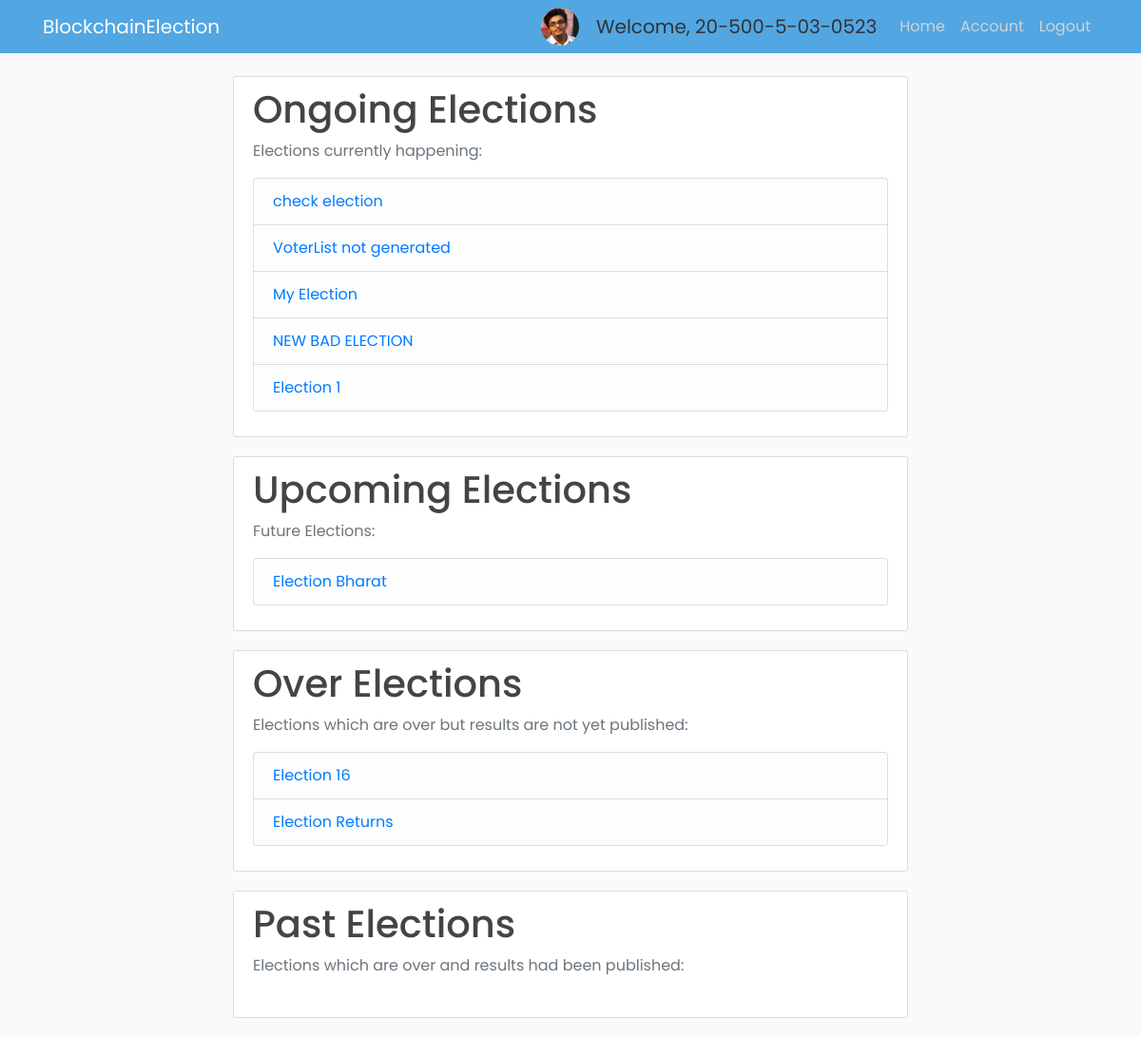
Screenshot of /home (signed in) with the database file from the repository.
### app/models.py (models this page shows, shortened)
class Voter(db.Model, UserMixin):
    id = db.Column(db.Integer, primary_key=True)
    cin = db.Column(db.String(30), unique=True, nullable=False)
    name = db.Column(db.String(255), nullable=False)
    email = db.Column(db.String(30), unique=True, nullable=False)
    dept = db.Column(db.String(4), db.ForeignKey('department.dept_code'), nullable=False)
    imagefile = db.Column(db.String(20), nullable=False, default='default.jpg')
    password = db.Column(db.String(60), nullable=False)
    join_year = db.Column(db.Integer, nullable=False, default=2016)
    is_admin = db.Column(db.Boolean, default=False, nullable=False)

class Election(db.Model):
    election_id = db.Column(db.String(5), primary_key=True, nullable=False)
    election_title = db.Column(db.String(255), nullable=False)
    create_date = db.Column(db.DateTime, nullable=False, default=datetime.utcnow)
    start_date = db.Column(db.DateTime, nullable=False, default=datetime.utcnow)
    end_date = db.Column(db.DateTime, db.CheckConstraint("end_date > start_date"), nullable=False)
    public_key = db.Column(db.Text, nullable=False, unique=True)
    max_attempt = db.Column(db.Integer, nullable=False, default=3)
    election_state = db.Column(db.String(30), db.CheckConstraint("election_state in ('upcoming', 'ongoing', 'over', 'counting_finished','past')"))
    results_published = db.Column(db.Boolean, nullable=False, default=False)

### app/routes.py (the view)
@app.route("/home")
def home():
    elections = elections = Election.query.order_by(Election.start_date.desc()).all()
    election_util.update_election_state()
    return render_template("home.html", elections=elections)

### app/election_util.py (called while the page is built)
def update_election_state():
    from app import db
    from app.models import Election
    from datetime import datetime
    elections = Election.query.all()
    for election in elections:
        if election.election_state == 'counting_finished':
            continue
        elif election.start_date <= datetime.now() <= election.end_date:
            election.election_state = 'ongoing'
        elif datetime.now() < election.start_date:
            election.election_state = 'upcoming'
        elif datetime.now() > election.end_date and election.results_published == False:
            election.election_state = 'over'
        elif datetime.now() > election.end_date and election.results_published == True:
            election.election_state = 'past'
    db.session.commit()
    print("Election states updated at", datetime.now())

### app/models.py (called while the page is built)
@login_manager.user_loader
def load_user(user_id):
    return Voter.query.get(int(user_id))

### app/templates/home.html (shortened to what this page needs)
{% extends "home_base.html" %}
{% block content %}
{% include 'ongoing_elections.html' %}
{% include 'upcoming_elections.html' %}
{% include 'over_elections.html' %}
{% include 'past_elections.html' %}
{% endblock content %}

### app/templates/navbar.html (shortened to what this page needs)
<header class="site-header">
  <nav class="navbar navbar-expand-md navbar-dark bg-steel fixed-top">
    <div class="container">
      <a class="navbar-brand mr-4" href="{{ url_for('home') }}">BlockchainElection</a>
      <div class="collapse navbar-collapse" id="navbarToggle">
        <div class="navbar-nav ml-auto">
          {% if current_user.is_admin %}
          <img class="rounded-circle account-img-small" src="/static/profile_pics/{{ current_user.imagefile }}">
          <a class="navbar-brand disabled ml-2" style="cursor: default;">Welcome, {{ current_user.cin }}</a>
          {% raw %}
          {% endraw %}
          <a class="nav-item nav-link" href="{{ url_for('admin') }}">Home</a>
          <a class="nav-item nav-link" href="{{ url_for('account') }}">Account</a>
          <a class="nav-item nav-link" href="{{ url_for('logout') }}">Logout</a>
          {% elif current_user.is_authenticated %}
          <img class="rounded-circle account-img-small" src="/static/profile_pics/{{ current_user.imagefile }}">
          <a class="navbar-brand disabled ml-2" style="cursor: default;">Welcome, {{ current_user.cin }}</a>
          <a class="nav-item nav-link" href="{{ url_for('voter') }}">Home</a>
          <a class="nav-item nav-link" href="{{ url_for('account') }}">Account</a>
          <a class="nav-item nav-link" href="{{ url_for('logout') }}">Logout</a>
          {% else %}
            <a class="nav-item nav-link" href="{{ url_for('login') }}">Login</a>
            <a class="nav-item nav-link" href="{{ url_for('register') }}">Register</a>
          {% endif %}
        </div>
      </div>
    </div>
  </nav>
</header>

### app/templates/ongoing_elections.html
{% block ongoing_elections %}
<div class="content-section">
  <h1>Ongoing Elections</h1>
  <p class='text-muted'>Elections currently happening:
  <ul class="list-group">
      {% for election in elections %}
          {% if election.election_state == 'ongoing' %}
              <li class="list-group-item list-group-item-light"><a href="{{ url_for('view_election', id=election.election_id) }}">{{ election.election_title }}</a></li>
          {% endif %}
      {% endfor %}
  </ul>
  </p>
</div>
{% endblock ongoing_elections %}

### app/templates/upcoming_elections.html
{% block upcoming_elections %}
<div class="content-section">
  <h1>Upcoming Elections</h1>
  <p class='text-muted'>Future Elections:
  <ul class="list-group">
      {% for election in elections %}
          {% if election.election_state == 'upcoming' %}
              <li class="list-group-item list-group-item-light"><a href="{{ url_for('view_election', id=election.election_id) }}">{{ election.election_title }}</a></li>
          {% endif %}
      {% endfor %}
  </ul>
  </p>
</div>
{% endblock upcoming_elections %}

### app/templates/over_elections.html
{% block over_elections %}
<div class="content-section">
  <h1>Over Elections</h1>
  <p class='text-muted'>Elections which are over but results are not yet published:
  <ul class="list-group">
    {% for election in elections %}
      {% if election.election_state == 'over' or election.election_state == 'counting_finished' %}
          <li class="list-group-item list-group-item-light"><a href="{{ url_for('view_election', id=election.election_id) }}">{{ election.election_title }}</a></li>
      {% endif %}
    {% endfor %}
  </ul>
  </p>
</div>
{% endblock over_elections %}

### app/static/main.css (style rules this page uses)
body { background: #fafafa; color: #333333; margin-top: 5rem; font-family: "Poppins", sans-serif; }
h1, h2, h3, h4, h5, h6 { color: #444444; }
.bg-steel { background-color: #52a6e2; }
.site-header .navbar-nav .nav-link { color: #cbd5db; }
.content-section { background: #ffffff; padding: 10px 20px; border: 1px solid #dddddd; border-radius: 3px; margin-bottom: 20px; }
.account-img-small { height: 40px; width: 40px; margin-right: 10px; }

### rows the page displays
Voter: imagefile (picture), cin "20-500-5-03-0523"
Election: election_title "check election"
Election: election_title "VoterList not generated"
Election: election_title "My Election"
Election: election_title "NEW BAD ELECTION"
Election: election_title "Election 1"
Election: election_title "Election Bharat"
Election: election_title "Election 16"
Election: election_title "Election Returns"
